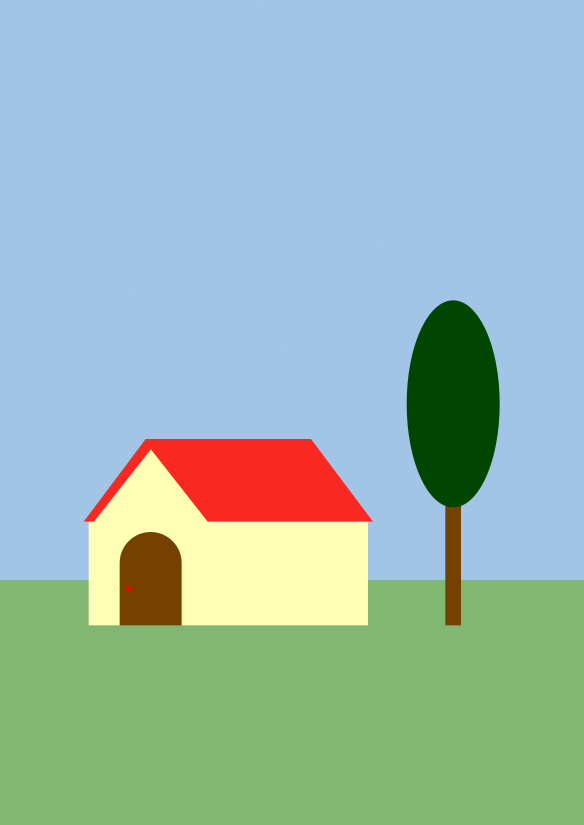
#> input picture backend/input/poster_house.png, 1750 x 2475 px, found by its file name (shown at 1/3 size)
$ python main.py
#> lines starting #> are read from the running program, lines starting #| are printed output that depends on the picture
### backend/generator.py
from PIL import Image

from color_quantizer import quantize_colors_kmeans
from pattern_generator import (

    create_grid_pattern,

    create_pixel_data,

    count_colors
)
from image_utils import calculate_size


def generate_pattern(

    image: Image.Image,

    target_width: int,

    target_height: int | None,

    colors: int,

    cell_size: int = 15
):

    """
    이미지를 도안으로 변환한다.

    Parameters
    ----------
    image : PIL.Image
        업로드한 원본 이미지

    target_width : int
        목표 가로 크기

    target_height : int | None
        목표 세로 크기
        (None이면 비율 유지)

    colors : int
        사용할 색상 개수

    cell_size : int
        미리보기 PNG 셀 크기

    Returns
    -------
    dict
        Pattern 생성 결과
    """

    # -----------------------------
    # 크기 계산
    # -----------------------------

    width, height = calculate_size(

        image.width,
        image.height,

        target_width=target_width,

        target_height=target_height

    )

    # -----------------------------
    # Resize
    # -----------------------------

    image = image.resize(

        (width, height),

        Image.Resampling.NEAREST

    )

    # -----------------------------
    # Color Quantization
    # -----------------------------

    image = quantize_colors_kmeans(

        image,

        colors

    )

    # -----------------------------
    # Palette
    # -----------------------------

    color_data = count_colors(image)

    # -----------------------------
    # Pattern Preview
    # -----------------------------

    preview = create_grid_pattern(

        image,

        cell_size=cell_size

    )

    pixels = create_pixel_data(

    image,

    color_data

    )

    return {

        "image": image,

        "preview": preview,

        "palette": color_data,

        "pixels" : pixels,

        "width": width,

        "height": height

    }

### backend/color_quantizer.py
import numpy as np
from PIL import Image
from sklearn.cluster import KMeans


def quantize_colors_kmeans(image, n_colors):
    """
    이미지 색상을 K-Means로 압축
    """

    img = image.convert("RGB")

    img_np = np.array(img)

    h, w, c = img_np.shape

    pixels = img_np.reshape(-1, 3)

    kmeans = KMeans(
        n_clusters=n_colors,
        random_state=42,
        n_init=10
    )

    kmeans.fit(pixels)

    centers = kmeans.cluster_centers_.astype(int)

    labels = kmeans.labels_

    quantized_pixels = centers[labels]

    quantized_img = quantized_pixels.reshape(h, w, 3)

    return Image.fromarray(
        quantized_img.astype("uint8")
    )

### backend/pattern_generator.py
from PIL import Image
from PIL import ImageDraw
from collections import Counter

def create_grid_pattern(
    image,
    cell_size=20
):
    width, height = image.size

    canvas = Image.new(
        "RGB",
        (
            width * cell_size,
            height * cell_size
        ),
        "white"
    )

    draw = ImageDraw.Draw(canvas)

    pixels = image.load()

    for y in range(height):
        for x in range(width):

            color = pixels[x, y]

            draw.rectangle(
                (
                    x * cell_size,
                    y * cell_size,
                    (x + 1) * cell_size,
                    (y + 1) * cell_size
                ),
                fill=color,
                outline="gray"
            )

    return canvas

# ==================================================
# Pixel Data 생성
# ==================================================

def create_pixel_data(

    image,

    color_data

):
    """
    이미지를 PatternData에서 사용하는

    pixels[][] 형태로 변환한다.
    """

    width, height = image.size

    pixels = image.load()

    # Palette 순서 유지
    palette = [

        color

        for color, _ in color_data

    ]

    pixel_data = []

    for y in range(height):

        row = []

        for x in range(width):

            color = pixels[x, y]

            color_id = palette.index(color)

            row.append(color_id)

        pixel_data.append(row)

    return pixel_data

def count_colors(image):
    """
    색상별 사용 횟수 계산
    """

    pixels = list(image.getdata())

    counter = Counter(pixels)

    return counter.most_common()

### backend/json_exporter.py
import json
import numpy as np


print("✅ json_exporter 실행됨")

def image_to_pattern_json(
        image,
        output_path,
        color_data
):
    """
    이미지를 도안 JSON으로 저장

    포함 내용
    - width
    - height
    - colors (색상표)
    - palette
    - pixels
    """

    img_array = np.array(image)

    height, width, _ = img_array.shape

    # =====================
    # palette 생성
    # =====================

    palette = [

    "#FFFFFF",

    "#000000"

    ]

    color_to_index = {

        (255, 255, 255): 0,

        (0, 0, 0): 1

    }

    pixels = []

    for y in range(height):

        row = []

        for x in range(width):

            color = tuple(
                img_array[y, x]
            )

            if color not in color_to_index:

                color_to_index[color] = len(palette)

                palette.append(

                    '#%02x%02x%02x' % color

                )

            row.append(
                color_to_index[color]
            )

        pixels.append(row)

    # =====================
    # 색상표 생성
    # =====================

    total_pixels = width * height

    colors = [

        {

            "hex": "#FFFFFF",

            "count": 0,

            "percent": 0

        },

        {

            "hex": "#000000",

            "count": 0,

            "percent": 0

        }

    ]

    for color, count in color_data:

        hex_color = (
            '#%02x%02x%02x' % color
        )

        percent = round(
            (count / total_pixels) * 100,
            2
        )

        if hex_color.upper() == "#FFFFFF":

            colors[0]["count"] = count

            colors[0]["percent"] = percent

        elif hex_color.upper() == "#000000":

            colors[1]["count"] = count

            colors[1]["percent"] = percent

        else:

            colors.append(

                {

                    "hex": hex_color,

                    "count": count,

                    "percent": percent

                }

            )

    # =====================
    # 최종 데이터
    # =====================

    data = {
        "width": width,
        "height": height,

        "colors": colors,

        "palette": palette,

        "pixels": pixels
    }

    # =====================
    # 저장
    # =====================

    with open(
            output_path,
            "w",
            encoding="utf-8"
    ) as f:

        json.dump(
            data,
            f,
            ensure_ascii=False,
            indent=4
        )

    return data

### backend/image_utils.py
def calculate_size(
    original_width,
    original_height,
    target_width=None,
    target_height=None
):
    """
    이미지 비율 유지

    사용 예시

    calculate_size(
        1200,
        800,
        target_width=100
    )

    calculate_size(
        1200,
        800,
        target_height=100
    )

    calculate_size(
        1200,
        800,
        target_width=100,
        target_height=150
    )
    """

    # 직접 입력

    if (
        target_width is not None
        and target_width > 0
        and target_height is not None
        and target_height > 0
    ):
        return (
            target_width,
            target_height
        )

    # 가로 기준

    if target_width is not None and target_width > 0:

        ratio = (
            original_height /
            original_width
        )

        height = int(
            target_width * ratio
        )

        return (
            target_width,
            height
        )

    # 세로 기준

    if target_height is not None and target_height > 0:

        ratio = (
            original_width /
            original_height
        )

        width = int(
            target_height * ratio
        )

        return (
            width,
            target_height
        )

    raise ValueError(
        "target_width 또는 target_height를 입력하세요."
    )

### backend/main.py
from PIL import Image

from color_quantizer import quantize_colors_kmeans

from pattern_generator import (
    create_grid_pattern,
    count_colors
)

from json_exporter import (
    image_to_pattern_json
)

from image_utils import calculate_size

from datetime import datetime
import uuid
import os
import shutil

from generator import generate_pattern


# ======================
# 설정
# ======================

IMAGE_PATH = "backend/input/poster_house.png"

TARGET_WIDTH = 40
TARGET_HEIGHT = None

COLORS = 8

CELL_SIZE = 15

# ======================
# 이미지 불러오기
# ======================

img = Image.open(IMAGE_PATH)
#> img is the input picture: PIL image 1750x2475 RGBA; mean R, G, B, A 155.7, 185.8, 178.4, 255

result = generate_pattern(

    image=img,

    target_width=TARGET_WIDTH,

    target_height=TARGET_HEIGHT,

    colors=COLORS,

    cell_size=CELL_SIZE

)
#> in generate_pattern, `image = image.resize(  (width, height),  Image.Resampling.NEAREST  )`:
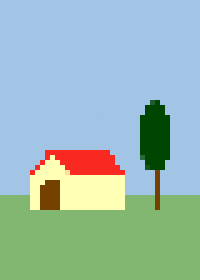
#> image: PIL image 40x56 RGBA (shown 5 times larger); mean R, G, B, A 155, 186.2, 178.3, 255
#> in quantize_colors_kmeans, `pixels = img_np.reshape(-1, 3)`: pixels = 2240 rows, first 8: [162, 197, 229], [162, 197, 229], [162, 197, 229], [162, 197, 229], [162, 197, 229], [162, 197, 229], [162, 197, 229], [162, 197, 229]
#> in count_colors, `pixels = list(image.getdata())`: pixels = 2240 items, first 6: (161, 196, 228), (161, 196, 228), (161, 196, 228), (161, 196, 228), (161, 196, 228), (161, 196, 228)
#> in count_colors, `counter = Counter(pixels)`: counter = {(161, 196, 228): 1329, (32, 94, 44): 3, (1, 70, 0): 69, (249, 41, 32): 62, (255, 255, 181): 125, (254, 224, 160): 1, (117, 65, 0): 31, (130, 183, 113): 620}
#> in generate_pattern, `color_data = count_colors(image)`: color_data = [((161, 196, 228), 1329), ((130, 183, 113), 620), ((255, 255, 181), 125), ((1, 70, 0), 69), ((249, 41, 32), 62), ((117, 65, 0), 31), ((32, 94, 44), 3), ((254, 224, 160), 1)]
#> in create_grid_pattern, `canvas = Image.new( "RGB", ( width * cell_size, height * cell_size ), ..`: canvas: PIL image 600x840 RGB; every value is 255
#> in generate_pattern, `preview = create_grid_pattern(  image,  cell_size=cell_size  )`:
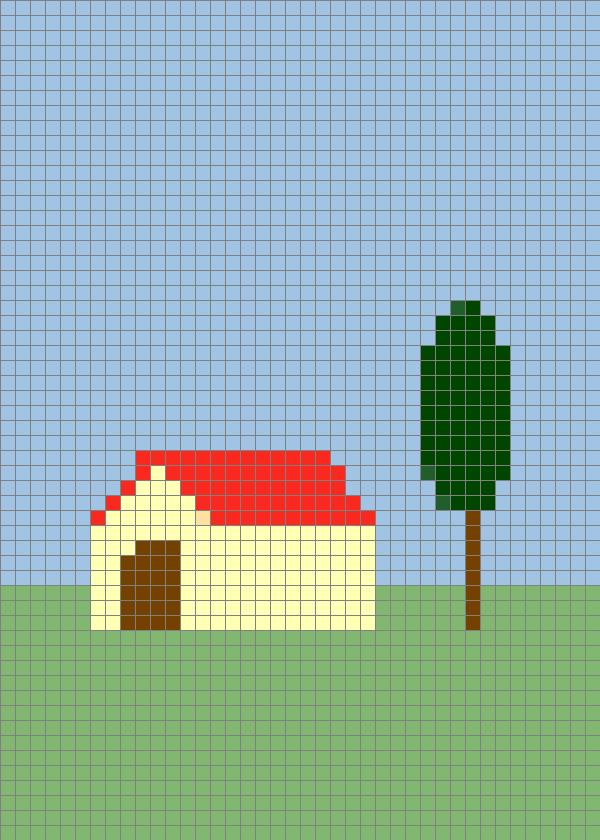
#> preview: PIL image 600x840 RGB; mean R, G, B 151, 178.2, 171.3
#> in create_pixel_data, `palette = [  color  for color, _ in color_data  ]`: palette = [(161, 196, 228), (130, 183, 113), (255, 255, 181), (1, 70, 0), (249, 41, 32), (117, 65, 0), (32, 94, 44), (254, 224, 160)]
#> after the loop in create_pixel_data, `for y in range(height):`: pixel_data = 56 items
#> result = 6 items

img = result["image"]

pattern = result["preview"]

color_data = result["palette"]

WIDTH = result["width"]
#> WIDTH = 40

HEIGHT = result["height"]
#> HEIGHT = 56

total_pixels = WIDTH * HEIGHT
#> total_pixels = 2240

print("\n===== 색상표 =====\n")

for color, count in color_data:

    hex_color = '#%02x%02x%02x' % color

    percent = round(

        (count / total_pixels) * 100,

        2

    )

    print(

        f"{hex_color} | {count}칸 | {percent}%"

    )
#> this loop made 8 passes
#> (color, count, hex_color, percent) on passes 1 to 8: ((161, 196, 228), 1329, '#a1c4e4', 59.33), ((130, 183, 113), 620, '#82b771', 27.68), ((255, 255, 181), 125, '#ffffb5', 5.58), ((1, 70, 0), 69, '#014600', 3.08), ((249, 41, 32), 62, '#f92920', 2.77), ((117, 65, 0), 31, '#754100', 1.38), ((32, 94, 44), 3, '#205e2c', 0.13), ((254, 224, 160), 1, '#fee0a0', 0.04)
#| #a1c4e4 | 1329칸 | 59.33%
#| #82b771 | 620칸 | 27.68%
#| #ffffb5 | 125칸 | 5.58%
#| #014600 | 69칸 | 3.08%
#| #f92920 | 62칸 | 2.77%
#| #754100 | 31칸 | 1.38%
#| #205e2c | 3칸 | 0.13%
#| #fee0a0 | 1칸 | 0.04%

# ======================
# 파일명 생성
# ======================

timestamp = datetime.now().strftime(
    "%Y%m%d_%H%M%S"
)

uid = uuid.uuid4().hex[:6]

original_name = os.path.splitext(
    os.path.basename(IMAGE_PATH)
)[0]


# ======================
# PNG 저장
# ======================

png_filename = (
    f"{original_name}_{timestamp}_{uid}.png"
)

png_path = (
    f"backend/output/{png_filename}"
)

pattern.save(png_path)

print("\n===================")
print(f"PNG 저장 완료 : {png_path}")
print("===================")


# ======================
# JSON 저장
# ======================

json_filename = (
    f"{original_name}_{timestamp}_{uid}.json"
)

json_path = (
    f"backend/output/{json_filename}"
)

image_to_pattern_json(
    img,
    json_path,
    color_data
)
#> after the loop in image_to_pattern_json, `for y in range(height):`: color_to_index = 10 items; palette = ['#FFFFFF', '#000000', '#a1c4e4', '#205e2c', '#014600', '#f92920', '#ffffb5', '#fee0a0', '#754100', '#82b771']; pixels = 56 items
#> the loop in image_to_pattern_json, `for color, count in color_data: ` made 8 passes
#> after the loop in image_to_pattern_json, `for color, count in color_data:`: colors = 10 items

print(
    f"JSON 저장 완료 : {json_path}"
)
